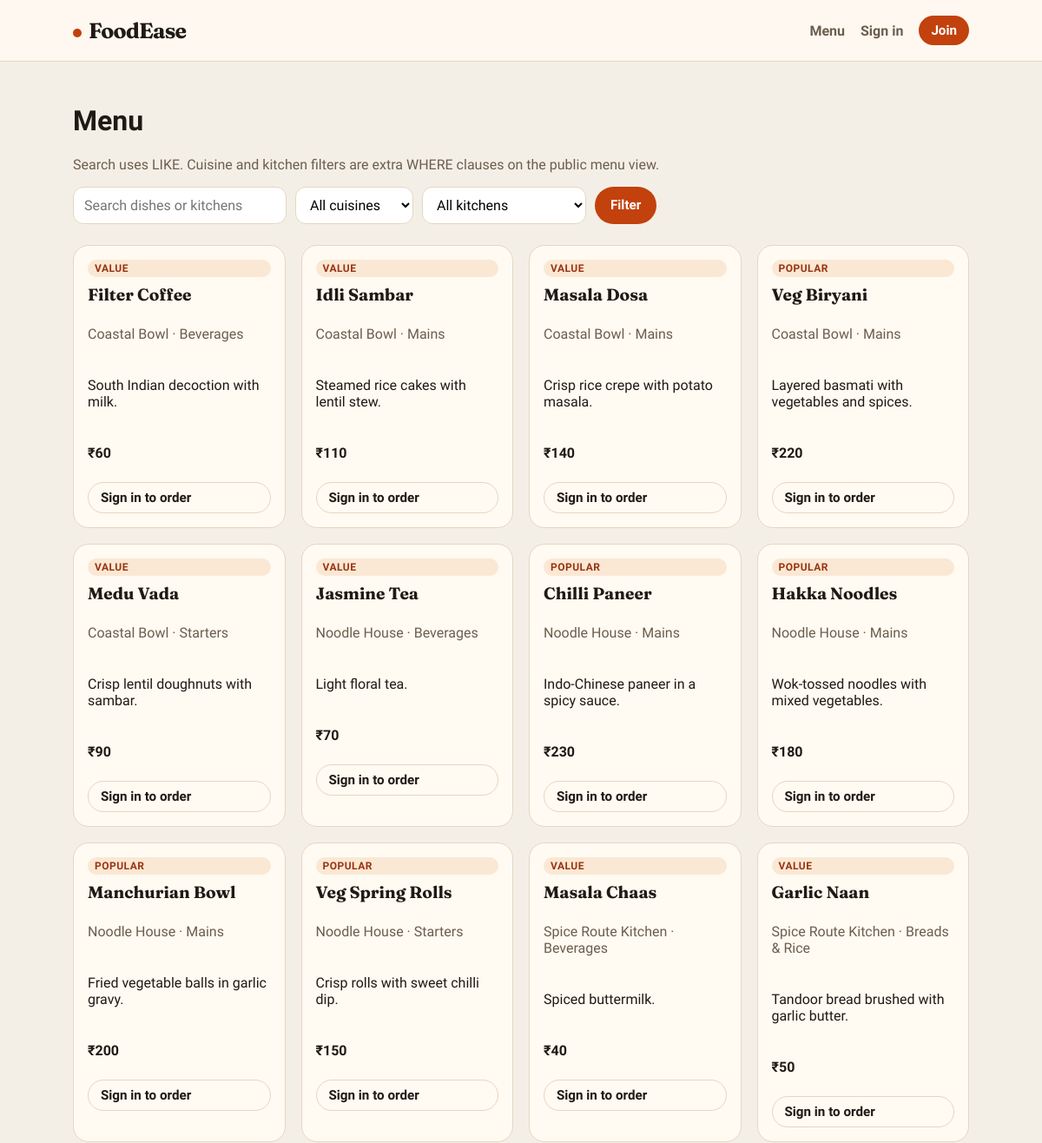
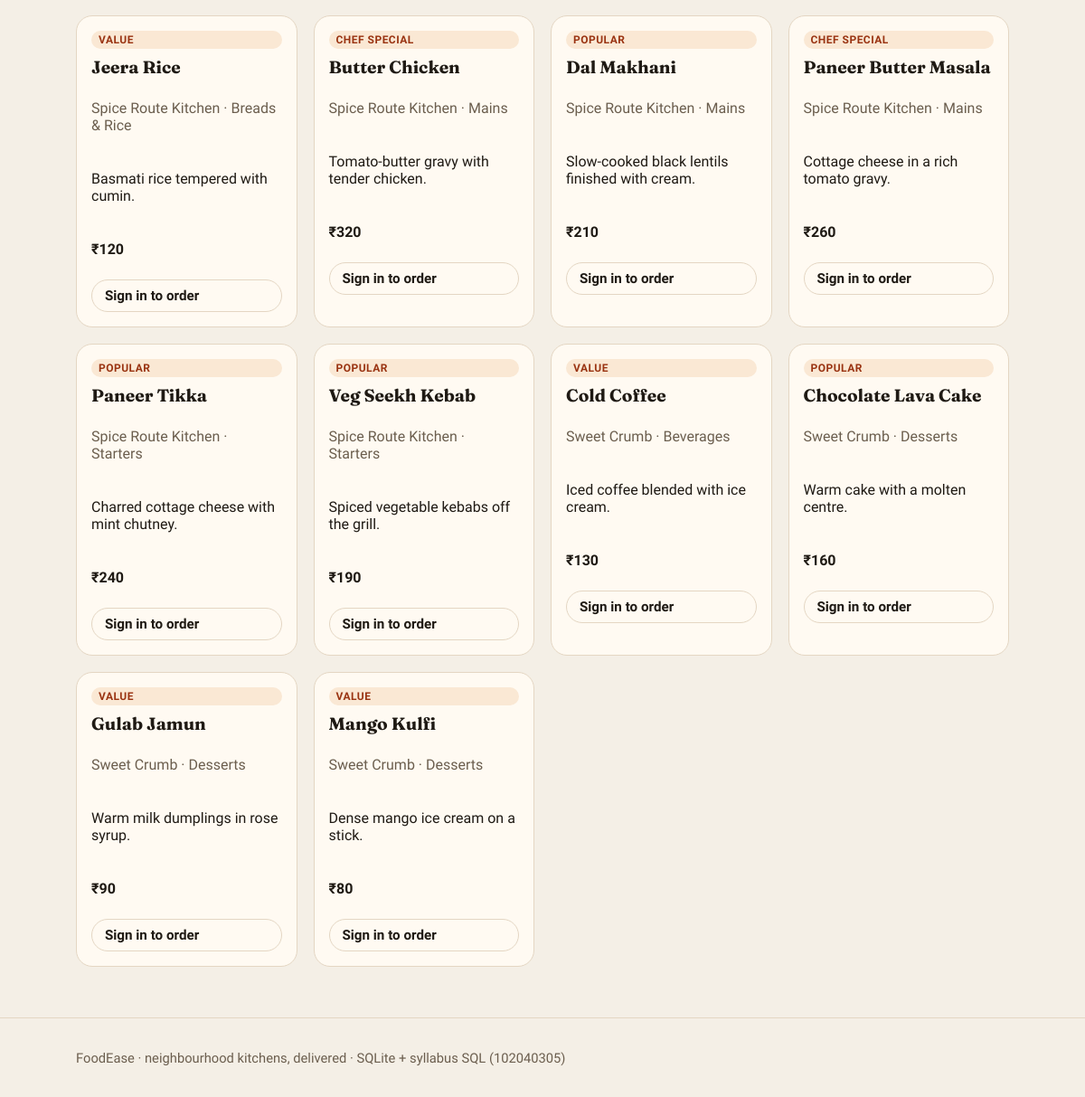
The page /menu on the database its author committed (2 pictures, top to bottom).
### tables this page shows
CREATE TABLE menu_items (
    item_id        INTEGER PRIMARY KEY AUTOINCREMENT,
    restaurant_id  INTEGER NOT NULL,
    category_id    INTEGER NOT NULL,
    item_name      VARCHAR(120) NOT NULL,
    description    VARCHAR(500),
    price          INTEGER NOT NULL,
    is_available   INTEGER NOT NULL DEFAULT 1,
    CONSTRAINT fk_item_rest FOREIGN KEY (restaurant_id) REFERENCES restaurants(restaurant_id),
    CONSTRAINT fk_item_cat  FOREIGN KEY (category_id) REFERENCES categories(category_id),
    CONSTRAINT chk_price    CHECK (price > 0),
    CONSTRAINT chk_avail    CHECK (is_available IN (0, 1))
);

CREATE TABLE restaurants (
    restaurant_id INTEGER PRIMARY KEY AUTOINCREMENT,
    name          VARCHAR(120) NOT NULL,
    cuisine       VARCHAR(50)  NOT NULL,
    city          VARCHAR(50)  NOT NULL,
    description   VARCHAR(500),
    is_open       INTEGER NOT NULL DEFAULT 1,
    CONSTRAINT chk_rest_open CHECK (is_open IN (0, 1)),
    CONSTRAINT uq_rest_name UNIQUE (name)
);

CREATE TABLE categories (
    category_id   INTEGER PRIMARY KEY AUTOINCREMENT,
    category_name VARCHAR(80) NOT NULL UNIQUE
);

### app.py (the view)
@app.route("/menu")
def menu():
    q = request.args.get("q", "").strip()
    cuisine = request.args.get("cuisine", "").strip()
    restaurant_id = request.args.get("restaurant", type=int)
    conn = get_connection()
    cuisines = conn.execute(
        "SELECT DISTINCT cuisine FROM restaurants WHERE is_open = 1 ORDER BY cuisine"
    ).fetchall()
    restaurants = conn.execute(
        "SELECT restaurant_id, name FROM restaurants WHERE is_open = 1 ORDER BY name"
    ).fetchall()
    sql = """
        SELECT v.*,
               CASE
                   WHEN v.price >= 250 THEN 'Chef special'
                   WHEN v.price >= 150 THEN 'Popular'
                   ELSE 'Value'
               END AS price_tag
        FROM v_public_menu v
        WHERE v.is_available = 1 AND v.is_open = 1
    """
    params = []
    if q:
        sql += " AND (item_name LIKE ? OR description LIKE ? OR restaurant_name LIKE ?)"
        like = f"%{q}%"
        params.extend([like, like, like])
    if cuisine:
        sql += " AND cuisine = ?"
        params.append(cuisine)
    if restaurant_id:
        sql += " AND restaurant_id = ?"
        params.append(restaurant_id)
    sql += " ORDER BY restaurant_name, category_name, item_name"
    items = conn.execute(sql, params).fetchall()
    conn.close()
    return render_template(
        "menu.html",
        items=items,
        cuisines=cuisines,
        restaurants=restaurants,
        q=q,
        cuisine=cuisine,
        restaurant_id=restaurant_id,
    )

### app.py (called while the page is built, shortened)
@app.before_request
def load_user():
    g.user = None
    g.cart_count = 0
    if not session.get("user_id"):
        return

### database.py (called while the page is built)
def get_connection():
    conn = sqlite3.connect(DB_PATH)
    conn.row_factory = sqlite3.Row
    conn.execute("PRAGMA foreign_keys = ON")
    return conn

### templates/menu.html (shortened to what this page needs)
{% extends "base.html" %}
{% block content %}
<h1>Menu</h1>
<p class="muted">Search uses LIKE. Cuisine and kitchen filters are extra WHERE clauses on the public menu view.</p>
<form class="filters" method="get">
  <input name="q" value="{{ q }}" placeholder="Search dishes or kitchens">
  <select name="cuisine">
    <option value="">All cuisines</option>
  </select>
  <select name="restaurant">
    <option value="">All kitchens</option>
  </select>
  <button class="btn" type="submit">Filter</button>
</form>
<div class="grid">
  {% for item in items %}
    <article class="card">
      <span class="tag">{{ item.price_tag }}</span>
      <h3>{{ item.item_name }}</h3>
      <p class="muted">{{ item.restaurant_name }} · {{ item.category_name }}</p>
      <p>{{ item.description }}</p>
      <p class="price">₹{{ item.price }}</p>
      {% if g.user %}
        <form method="post" action="{{ url_for('cart_add') }}">
          <input type="hidden" name="item_id" value="{{ item.item_id }}">
          <input type="hidden" name="next" value="{{ url_for('menu', q=q, cuisine=cuisine, restaurant=restaurant_id) }}">
          <div class="inline">
            <input class="qty" type="number" name="quantity" value="1" min="1">
            <button class="btn btn-small" type="submit">Add</button>
          </div>
        </form>
      {% else %}
        <a class="btn btn-small btn-ghost" href="{{ url_for('login') }}">Sign in to order</a>
      {% endif %}
    </article>
  {% else %}
    <p>No dishes match that search.</p>
  {% endfor %}
</div>
{% endblock %}

### static/style.css (style rules this page uses)
:root { --bg: #f4efe6; --paper: #fffaf2; --ink: #1f1a14; --muted: #6b5e4e; --line: #e4d6c3; --accent: #c2410c; --accent-dark: #9a3412; --leaf: #3f6212; --good: #166534; --warn: #9a3412; --info: #1e3a5f; }
* { box-sizing: border-box; }
html, body { margin: 0; padding: 0; }
body { font-family: "Source Sans 3", sans-serif; background: radial-gradient(1200px 500px at 10% -10%, #fde7d4 0%, transparent 50%), var(--bg); color: var(--ink); min-height: 100vh; display: flex; flex-direction: column; }
a { color: inherit; text-decoration: none; }
.btn, button.btn, input[type="submit"] { background: var(--accent); color: white; border: 0; border-radius: 999px; padding: 10px 18px; font-weight: 700; cursor: pointer; font-family: inherit; font-size: 0.95rem; }
.btn-small { padding: 8px 14px; }
.btn-ghost { background: transparent; color: var(--ink); border: 1px solid var(--line); }
h2, h3 { font-family: Fraunces, serif; }
.grid { display: grid; grid-template-columns: repeat(auto-fill, minmax(240px, 1fr)); gap: 18px; }
.card { background: var(--paper); border: 1px solid var(--line); border-radius: 18px; padding: 16px; display: flex; flex-direction: column; gap: 8px; }
.card h3 { margin: 0; font-size: 1.2rem; }
.muted { color: var(--muted); }
.price { font-weight: 700; }
.tag { display: inline-block; font-size: 0.75rem; font-weight: 700; letter-spacing: 0.04em; text-transform: uppercase; background: #fae8d4; color: var(--accent-dark); border-radius: 999px; padding: 3px 8px; }
.filters { display: flex; gap: 10px; flex-wrap: wrap; margin: 16px 0 24px; }
input, select, textarea { font-family: inherit; font-size: 1rem; padding: 10px 12px; border: 1px solid var(--line); border-radius: 12px; background: white; }

### rows shown on the page
menu_items: price_tag "VALUE", item_name "Filter Coffee", restaurant_name "Coastal Bowl", category_name "Beverages", description "South Indian decoction with milk.", price "60"
menu_items: price_tag "VALUE", item_name "Idli Sambar", restaurant_name "Coastal Bowl", category_name "Mains", description "Steamed rice cakes with lentil stew.", price "110"
menu_items: price_tag "VALUE", item_name "Masala Dosa", restaurant_name "Coastal Bowl", category_name "Mains", description "Crisp rice crepe with potato masala.", price "140"
menu_items: price_tag "POPULAR", item_name "Veg Biryani", restaurant_name "Coastal Bowl", category_name "Mains", description "Layered basmati with vegetables and spices.", price "220"
menu_items: price_tag "VALUE", item_name "Medu Vada", restaurant_name "Coastal Bowl", category_name "Starters", description "Crisp lentil doughnuts with sambar.", price "90"
menu_items: price_tag "VALUE", item_name "Jasmine Tea", restaurant_name "Noodle House", category_name "Beverages", description "Light floral tea.", price "70"
menu_items: price_tag "POPULAR", item_name "Chilli Paneer", restaurant_name "Noodle House", category_name "Mains", description "Indo-Chinese paneer in a spicy sauce.", price "230"
menu_items: price_tag "POPULAR", item_name "Hakka Noodles", restaurant_name "Noodle House", category_name "Mains", description "Wok-tossed noodles with mixed vegetables.", price "180"
menu_items: price_tag "POPULAR", item_name "Manchurian Bowl", restaurant_name "Noodle House", category_name "Mains", description "Fried vegetable balls in garlic gravy.", price "200"
menu_items: price_tag "POPULAR", item_name "Veg Spring Rolls", restaurant_name "Noodle House", category_name "Starters", description "Crisp rolls with sweet chilli dip.", price "150"
menu_items: price_tag "VALUE", item_name "Masala Chaas", restaurant_name "Spice Route Kitchen", category_name "Beverages", description "Spiced buttermilk.", price "40"
menu_items: price_tag "VALUE", item_name "Garlic Naan", restaurant_name "Spice Route Kitchen", category_name "Breads & Rice", description "Tandoor bread brushed with garlic butter.", price "50"
menu_items: price_tag "VALUE", item_name "Jeera Rice", restaurant_name "Spice Route Kitchen", category_name "Breads & Rice", description "Basmati rice tempered with cumin.", price "120"
menu_items: price_tag "CHEF SPECIAL", item_name "Butter Chicken", restaurant_name "Spice Route Kitchen", category_name "Mains", description "Tomato-butter gravy with tender chicken.", price "320"
menu_items: price_tag "POPULAR", item_name "Dal Makhani", restaurant_name "Spice Route Kitchen", category_name "Mains", description "Slow-cooked black lentils finished with cream.", price "210"
menu_items: price_tag "CHEF SPECIAL", item_name "Paneer Butter Masala", restaurant_name "Spice Route Kitchen", category_name "Mains", description "Cottage cheese in a rich tomato gravy.", price "260"
menu_items: price_tag "POPULAR", item_name "Paneer Tikka", restaurant_name "Spice Route Kitchen", category_name "Starters", description "Charred cottage cheese with mint chutney.", price "240"
menu_items: price_tag "POPULAR", item_name "Veg Seekh Kebab", restaurant_name "Spice Route Kitchen", category_name "Starters", description "Spiced vegetable kebabs off the grill.", price "190"
menu_items: price_tag "VALUE", item_name "Cold Coffee", restaurant_name "Sweet Crumb", category_name "Beverages", description "Iced coffee blended with ice cream.", price "130"
menu_items: price_tag "POPULAR", item_name "Chocolate Lava Cake", restaurant_name "Sweet Crumb", category_name "Desserts", description "Warm cake with a molten centre.", price "160"
menu_items: price_tag "VALUE", item_name "Gulab Jamun", restaurant_name "Sweet Crumb", category_name "Desserts", description "Warm milk dumplings in rose syrup.", price "90"
menu_items: price_tag "VALUE", item_name "Mango Kulfi", restaurant_name "Sweet Crumb", category_name "Desserts", description "Dense mango ice cream on a stick.", price "80"
